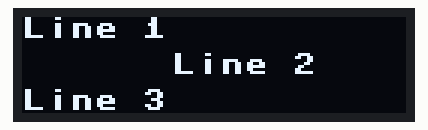
Recording of a program running on a simulated Raspberry Pi Pico running MicroPython. Shown: 128×32 one-colour display. At 1.0 s the program stops and its outputs stay as they are.

Above: at 1.1 s.

The program:

multipleLines.py
```python
from machine import Pin, I2C
from ssd1306 import SSD1306_I2C #type:ignore
import time

i2c = I2C(0, sda = Pin(0), scl = Pin(1), freq=400000)

time.sleep(1)

display = SSD1306_I2C(128, 32, i2c)

display.text("Line 1", 0, 0)
display.text("Line 2", 50,12)
display.text("Line 3", 0, 24)

display.show()
```
